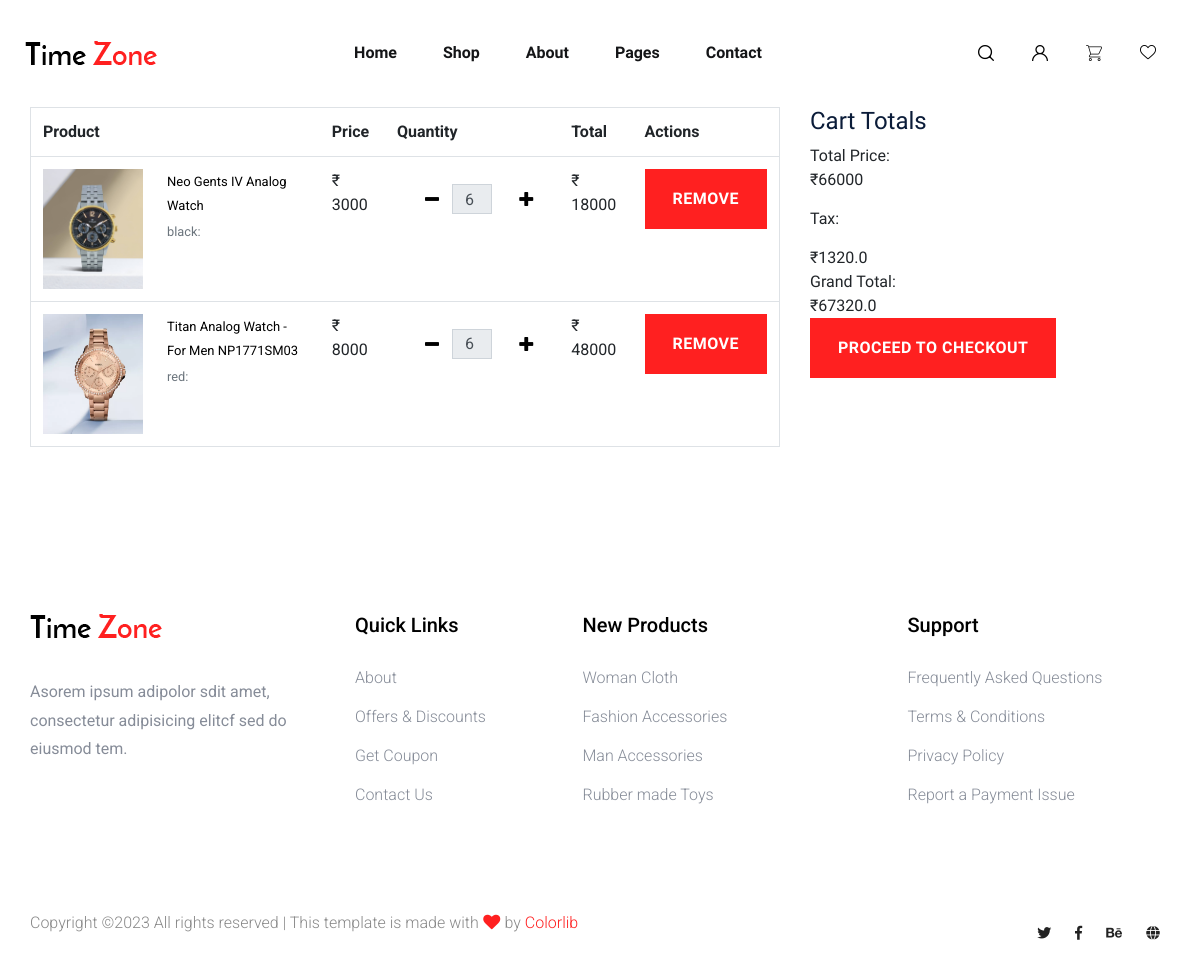
/mycart/ (signed in), run on the app's committed database.
### cart/models.py (models this page shows, shortened)
class CartItem(models.Model):
    user = models.ForeignKey(Account, on_delete=models.CASCADE, null=True)
    product = models.ForeignKey(Product, on_delete=models.CASCADE)
    variations =  models.ForeignKey(Variant, on_delete=models.CASCADE, null=True)
    cart = models.ForeignKey(Cart, on_delete=models.CASCADE, null=True)
    quantity = models.IntegerField()
    is_active = models.BooleanField(default=True)
    def get_sub_total(self):
        return self.product.get_final_price() * self.quantity

### category/models.py (models this page shows, shortened)
class Product(models.Model):
    product_id = models.AutoField(primary_key=True)
    product_name = models.CharField(max_length=100)
    category = models.ForeignKey(Category, on_delete=models.CASCADE)
    subcategory = models.ForeignKey(SubCategory, on_delete=models.CASCADE)
    brand = models.ForeignKey(Brand, on_delete=models.CASCADE)
    offers = models.ManyToManyField(Offer, related_name='products', blank=True)
    description = models.TextField()
    price = models.PositiveIntegerField()
    checkprice=models.PositiveIntegerField(null=True)
    dis_price=models.PositiveIntegerField(null=True)
    image = models.ImageField(upload_to='product_images/', null=True, blank=True)
    is_active = models.BooleanField(default=True)
    rprice = models.IntegerField(null=True)
    temp=models.PositiveIntegerField(default=0)
    def is_offer_valid(self, offer):
        today = timezone.now().date()
        return offer.start_date <= today <= offer.end_date
    def get_final_price(self):
        valid_product_offers = [offer for offer in self.offers.all() if self.is_offer_valid(offer)]
        valid_category_offers = [offer for offer in self.category.offers.all() if self.is_offer_valid(offer)]
        product_discount = max(offer.discount_percentage for offer in valid_product_offers) if valid_product_offers else 0
        category_discount = max(offer.discount_percentage for offer in valid_category_offers) if valid_category_offers else 0
        final_discount = max(product_discount, category_discount)
        self.temp +=1
        return int(self.price * (100 - final_discount) / 100)

class Variant(models.Model):
    product=models.ForeignKey(Product, on_delete=models.CASCADE)
    slug = models.SlugField(unique=True, null=True, blank=True)
    color = models.CharField(max_length=50,choices=[('black', 'Black'), ('silver', 'Silver'),('brown', 'brown'),('golden','Golden'),('blue','Blue'),('red','Red'),('green','Green')], blank=True)
    body_type = models.CharField(max_length=50, choices=[('resin', 'Resin'), ('metal', 'Metal')], blank=True)
    strap_type = models.CharField(max_length=50, choices=[('chain', 'Chain'), ('leather', 'Leather'), ('resin', 'Resin')], blank=True)
    stocks = models.PositiveIntegerField(default=0)
    class Meta:
        verbose_name = 'Variant'
        verbose_name_plural = 'Variants'

class Category(models.Model):
    category_name = models.CharField(max_length=100,unique=True)
    slug = models.SlugField(unique=True, null=True, blank=True)
    description=models.TextField(max_length=250,blank=True)
    offers = models.ManyToManyField(Offer, related_name='categories', blank=True)
    class Meta:
        verbose_name = 'Category'
        verbose_name_plural = 'Categories'

class Offer(models.Model):
    name = models.CharField(max_length=100)
    discount_percentage = models.PositiveIntegerField(default=0)
    start_date = models.DateField()
    end_date = models.DateField()

### baseapp/views.py (the view)
# urls.py: path('mycart/',views.mycart,name='mycart'),
@login_required(login_url='baseapp:login') # Ensure the user is logged in
def mycart(request, total=0, quantity=0, cart_items=None):
    CartItem.objects.filter(user=request.user, product__is_active=False).delete()
    addresses = Address.objects.filter(user=request.user)
    try:
        tax=0
        grand_total=0
        if request.user.is_authenticated:
            cart_items = CartItem.objects.filter(user=request.user, product__is_active=True, is_active=True)
            sub_total=[]
            for cart_item in cart_items:
                pr=cart_item.product.get_final_price()
                sub_total.append(pr*cart_item.quantity)
            for cart_item in cart_items:
                pr=cart_item.product.get_final_price()
                sub_total.append(pr*cart_item.quantity)
                total += (pr* cart_item.quantity)
                quantity += cart_item.quantity
        tax = (2 * total)/100
        grand_total = total+tax
    except ObjectDoesNotExist:
        pass
    context = {
        'total': total,
        'quantity': quantity,
        'cart_items': cart_items,
        'tax': tax,
        'grand_total': grand_total,
        'addresses' : addresses,
        'cart_items': cart_items,
        'sub_total':sub_total
    }
    return render(request, 'user/cart.html', context)

### Templates/USER/cart.html (shortened to what this page needs)
{% extends 'user/base.html' %}
{% load static %}
{% block content %}
    <div class="container">
        {% if not cart_items %}
            <div id="inside-div">
                <h2 class="text-center">Your Shopping Cart is Empty</h2>
                <br>
                <div class="text-center">
                    <a href="{% url 'baseapp:index' %}" class="btn btn-primary">Continue Shopping</a>
                </div>
            </div>
        {% else %}
        <div class="row">
            <div class="col-lg-9 col-xl-8 m-lr-auto m-b-50">
                <div class="m-l-25 m-r--38 m-lr-0-xl">
                    <div class="wrap-table-shopping-cart">
                        <table class="table table-shopping-cart border">
                            <tr class="table_head">
                                <th class="column-1">Product</th>
                                <th class="column-2"></th>
                                <th class="column-3">Price</th>
                                <th class="column-4">Quantity</th>
                                <th class="column-5">Total</th>
                                <th class="column-6">Actions</th>
                            </tr>
                            {% for cart_item in cart_items %}
                                <tr class="table_row product_data">
                                    <td class="column-1">
                                        <div class="how-itemcart1">
                                            <img src="{{ cart_item.product.image.url }}" alt="IMG" style="max-width: 100px;">
                                        </div>
                                    </td>
                                    <td class="column-2">
                                        <a href="" style="font-size: 13px; color: black;">
                                            {{ cart_item.product.product_name }}
                                        </a>
                                        <p class="text-muted small">
                                            {{ cart_item.variations.color }}:{{ cart_item.variations.size }}
                                        </p>
                                    </td>
                                    <td class="column-3">&#x20B9; {{ cart_item.product.get_final_price }}</td>
                                    <td class="column-4">
                                        <div class="input-group input-spinner align-items-center">
                                            <div class="input-group-prepend">
                                                <button class="btn btn-light button-minus" type="button" style="height: 15px; width: 15px; background-color: transparent; border: none; display: flex; align-items: center; color: black;">
                                                    <i class="fa fa-minus"></i>
                                                </button>
                                            </div>
                                            <input type="text" class="form-control txt-center qty" value="{{ cart_item.quantity }}" readonly style="height: 30px;">
                                            <div class="input-group-append">
                                                <button class="btn btn-light button-plus" type="button" style="height: 15px; width: 15px; background-color: transparent; border: none; display: flex; align-items: center; color: black;">
                                                    <i class="fa fa-plus"></i>
                                                </button>
                                            </div>
                                        </div>
                                    </td>
                                    <td class="column-5 sub_total">&#x20B9; {{ cart_item.get_sub_total }}</td>
                                    <td class="column-6">
                                        <a href="{% url 'cart:remove_cart_item' product_id=cart_item.product_id cart_item_id=cart_item.id %}"
                                           class="btn btn-danger btn-sm">Remove</a>
                                    </td>
                                </tr>
                            {% endfor %}
                        </table>
                    </div>
                </div>
            </div>
                <div class="col-lg-3 col-xl-4 m-lr-auto m-b-50">
                    <div class="bor10 p-lr-40 p-t-30 p-b-40 m-l-63 m-r-40 m-lr-0-xl p-lr-15-sm">
                        <h4 class="mtext-109 cl2 p-b-30">
                            Cart Totals
                        </h4>
                        <div class="flex-w flex-t bor12 p-b-13">
                            <div class="size-208">
                                <span class="stext-110 cl2">
                                    Total Price:
                                </span>
                            </div>
                            <div class="size-209">
                                <span class="mtext-110 cl2 total">
                                    &#x20B9;{{ total }}
                                </span>
                            </div>
                            <div class="size-208" style="margin-top: 15px;">
                                <span class="stext-110 cl2">
                                    Tax:
                                </span>
                            </div>
                            <div class="size-209" style="margin-top: 15px;">
                                <span class="mtext-110 cl2 tax">
                                    &#x20B9;{{ tax }}
                                </span>
                            </div>
                        </div>
                        <div class="flex-w flex-t p-t-27 p-b-33">
                            <div class="size-208">
                                <span class="mtext-101 cl2">
                                    Grand Total:
                                </span>
                            </div>
                            <div class="size-209 p-t-1">
                                <span class="mtext-110 cl2 grand_total">
                                    &#x20B9;{{ grand_total }}
                                </span>
                            </div>
                        </div>
                        <a href="{% url 'cart:checkout' %}" class="btn btn-danger" role="button"> Proceed to Checkout </a>
                    </div>
                </div>
            </div>
        {% endif %}
    </div>
{% endblock %}

### data on the page
CartItem: product.image (picture), product.product_name "Neo Gents IV Analog Watch", variations.color "black", product.get_final_price "3000", quantity "6", get_sub_total "18000"
CartItem: product.image (picture), product.product_name "Titan Analog Watch - For Men NP1771SM03", variations.color "red", product.get_final_price "8000", quantity "6", get_sub_total "48000"

### other printed values
{{ total }} "66000"
{{ tax }} "1320.0"
{{ grand_total }} "67320.0"
